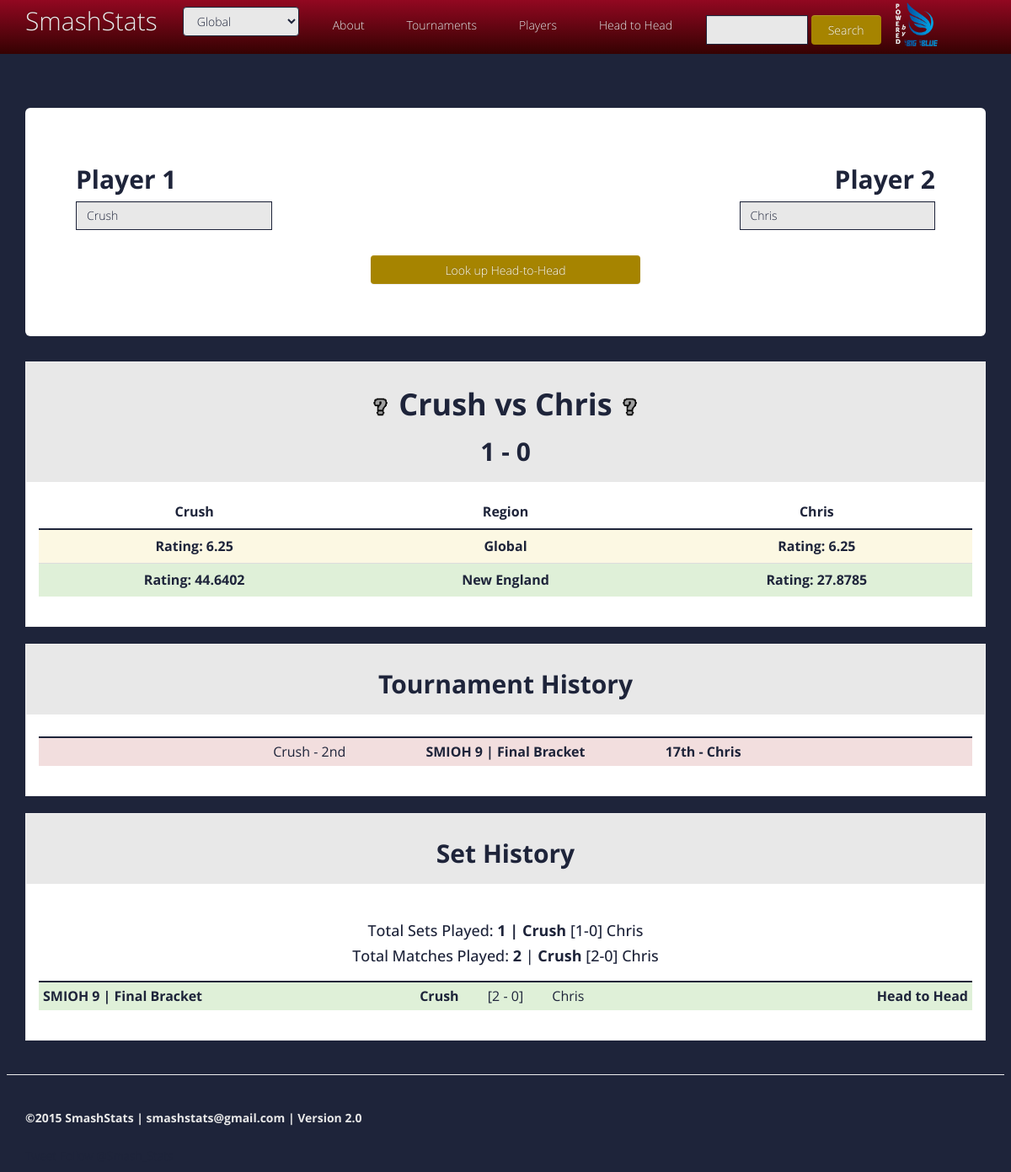
/head_to_head?tag1=Crush&tag2=Chris, run on the app's committed database.
### app/models.py (models this page shows, shortened)
class User(db.Model):
  __tablename__ = 'user'
  id = db.Column(db.Integer, primary_key=True)
  tag = db.Column(db.String(128), index=True, unique=True)
  region_id = db.Column(db.Integer, db.ForeignKey('region.id'))
  trueskills = db.relationship("TrueSkill", order_by='TrueSkill.id', backref='user')
  characters = db.relationship("Character",
                              secondary=characters,
                              backref=db.backref("users", lazy="dynamic"),
                              lazy='dynamic')

class Tournament(db.Model):
  __tablename__ = 'tournament'
  id = db.Column(db.Integer, primary_key=True)
  parent_id = db.Column(db.Integer, db.ForeignKey('tournament_header.id'))
  official_title =  db.Column(db.String(256), index=True)
  host = db.Column(db.String(128), index=True)
  url = db.Column(db.String(256), index=True)
  public_url = db.Column(db.String(256), index=True)
  entrants = db.Column(db.Integer)
  bracket_type = db.Column(db.String(128), index=True)
  game_type = db.Column(db.String(128), index=True)
  date = db.Column(db.Date)
  name = db.Column(db.String(256), index=True)
  region_id = db.Column(db.Integer, db.ForeignKey('region.id'))
  sets = db.relationship("Set", backref="tournament")
  def __repr__(self):
    return '<tournament: %s, region: %s, title: %s, host: %s, url: %s, public_url: %s, entrants: %s, bracket_type: %s, game_type: %s, date: %s, name: %s, sets: %s>' \
    % (self.name, self.region, self.official_title, self.host, self.url, self.public_url, self.entrants, self.bracket_type, self.game_type, self.date, self.name, len(self.sets))

### app/views.py (the view, shortened to what this page needs)
@app.route('/head_to_head', methods=['GET', 'POST'])
def head_to_head():
  form = HeadToHead()
  tag1 = request.args.get('tag1')
  tag2 = request.args.get('tag2')
  user1 = request.args.get('user1')
  user2 = request.args.get('user2')
  user1_set_win_count = request.args.get('user1_set_win_count')
  user2_set_win_count = request.args.get('user2_set_win_count')
  user1_match_win_count = request.args.get('user1_match_win_count')
  user2_match_win_count = request.args.get('user2_match_win_count')
  user1_score_matches_won = request.args.get('user1_score_matches_won')
  user2_score_matches_won = request.args.get('user2_score_matches_won')
  h2h_sets_played = request.args.get('h2h_sets_played')
  h2h_matches_played = request.args.get('h2h_matches_played')
  h2h_stages_played = request.args.get('h2h_stages_played')
  mutual_tournaments = request.args.get('mutual_tournaments')
  all_sets = []
  all_matches = 0
  if 'tag1' in request.args and 'tag2' in request.args:
    user1 = User.query.filter(User.tag==tag1).first()
    user2 = User.query.filter(User.tag==tag2).first()
    h2h_sets_played = h2h_get_sets_played(user1, user2)
    user1_set_win_count = len(h2h_get_sets_won(user1, user2))
    user2_set_win_count = len(h2h_get_sets_won(user2, user1))
    h2h_matches_played = h2h_get_matches_played(h2h_sets_played)
    user1_matches_won = h2h_get_matches_won(user1, user2, h2h_matches_played)
    user2_matches_won = h2h_get_matches_won(user2, user1, h2h_matches_played)
    user1_match_win_count = len(user1_matches_won)
    user2_match_win_count = len(user2_matches_won)
    h2h_stages_played = h2h_get_stages_played(h2h_matches_played)
    user1_score_matches_won = 0
    user2_score_matches_won = 0
    for set in h2h_sets_played:
      if set.winner_tag == tag1:
        user1_score_matches_won += set.winner_score
        user2_score_matches_won += set.loser_score
      else:
        user2_score_matches_won += set.winner_score
        user1_score_matches_won += set.loser_score
    mutual_tournaments = h2h_get_mutual_tournaments(user1, user2)
    if request.method == 'GET':
      form.user1.data = tag1 # populates the user1 field (in forms.py) with tag1
      form.user2.data = tag2
  return render_template("head_to_head.html",
                        title="Head to Head",
                        tag1=tag1,
                        tag2=tag2,
                        user1=user1,
                        user2=user2,
                        user1_set_win_count=user1_set_win_count,
                        user2_set_win_count=user2_set_win_count,
                        user1_match_win_count=user1_match_win_count,
                        user2_match_win_count=user2_match_win_count,
                        user1_score_matches_won=user1_score_matches_won,
                        user2_score_matches_won=user2_score_matches_won,
                        h2h_sets_played=h2h_sets_played,
                        h2h_matches_played=h2h_matches_played,
                        h2h_stages_played=h2h_stages_played,
                        mutual_tournaments=mutual_tournaments,
                        form=form)

### app/forms.py
class SearchForm(Form):
  search = StringField('search', validators=[InputRequired()])

class RegionSelect(Form):
  region_name = SelectField('region_name', choices=regionlist, coerce=str)

### app/models.py (called while the page is built)
  def __str__(self):
    return self.region

  def __repr__(self):
    return '<TournamentHeader: %s, region: %s, title: %s, host: %s, url: %s, entrants: %s, game_type: %s, date: %s, name: %s, sub_tournaments: %s' \
    % (self.name, self.region, self.official_title, self.host, self.url, self.entrants, self.game_type, self.date, self.name, self.sub_tournaments)

### app/views.py (called while the page is built)
@app.before_request
def before_request():
  g.search_form = SearchForm()
  if 'region_name' in session:
    g.region = session['region_name']
  else:
    g.region = "Global"
  g.region_form = RegionSelect(region_name=g.region)

### h2h_stats_functions.py (called while the page is built)
def h2h_get_mutual_tournaments(user1, user2):
  user1_placements = get_placement_info(user1)
  user2_placements = get_placement_info(user2)
  mutual_tournaments = []
  for user1_placement in user1_placements:
    mutual_tournament = next((user2_placement for user2_placement in user2_placements if user1_placement.tournament_name==user2_placement.tournament_name), None)
    if mutual_tournament is not None:
      mutual_tournaments.append([user1_placement, mutual_tournament])
  return mutual_tournaments

def get_placement_info(user):
  user_placements_sorted = sort_placementlist(user.tournament_assocs)
  placings = []
  for tournament_placement in user_placements_sorted:
    user_placement = UserPlacements(tournament_placement.tournament.name)
    user_placement.tournament = tournament_placement.tournament
    user_placement.placement = convert_placement(tournament_placement.placement)
    placings.append(user_placement)
  return placings

def h2h_get_sets_played(user1, user2):
  user1_won_sets = h2h_get_sets_won(user1, user2)
  user2_won_sets = h2h_get_sets_won(user2, user1)
  h2h_sets_played = user1_won_sets + user2_won_sets
  h2h_sets_played = sort_setlist(h2h_sets_played)
  return h2h_sets_played

def h2h_get_sets_won(winner, loser):
	sets_won = Set.query.filter(and_(Set.winner_tag==winner.tag, Set.loser_tag==loser.tag)).all()
	return sets_won

def h2h_get_matches_played(h2h_sets_played):
	h2h_matches_played = []
	for set in h2h_sets_played:
		h2h_matches_played += set.matches
	return h2h_matches_played

def h2h_get_matches_won(winner, loser, h2h_matches_played):
	won_matches = []
	for match in h2h_matches_played:
		if match.winner == winner.tag:
			won_matches.append(match)
	return won_matches

### app/templates/head_to_head.html (shortened to what this page needs)
{% extends "base.html" %}
{% block content %}
<div class="container">
  <br>
  <br>
  <header class="jumbotron">
  <form action="" method="post" name="head_to_head">
    <div class="row">
      <div class="col-md-6 col-xs-6">
        <h2 class="text-left"><b>Player 1</b></h2>
      </div>
      <div class="col-md-6 col-xs-6">
        <h2 class="text-right"><b>Player 2</b></h2>
      </div>
    </div>
    <div class="row">
      <div class="col-md-3 col-xs-5">
        <div class="text-left">{{ form.user1(size=15, class="form-control") }}</div>
      </div>
      <div class="col-md-offset-6 col-md-3 col-xs-offset-2 col-xs-5">
        <div class="text-right">{{ form.user2(size=15, class="form-control") }}</div>
      </div>
    </div>
    <div class="row">
      <div class="col-md-4 col-md-offset-4 col-xs-8 col-xs-offset-2">
        <div class="text-center"><input class="btn-primary form-control" type="submit" value="Look up Head-to-Head"></div>
      </div>
    </div>
  </header>
    {% if tag1 != None and tag2 != None %}
    <div class="panel panel-default">
    <div class="panel-heading">
      <h1><b>
        {% if user1.main %} {% set character_name = user1.main %}
        {% else %}{% set character_name = "Unknown" %}
        {% endif %}
        {% include 'char_icon.html' %}
        {{user1.tag}}
        vs
        {% if user2.main %} {% set character_name = user2.main %}
        {% else %} {% set character_name = "Unknown" %}
        {% endif %}
        {{user2.tag}}
        {% include 'char_icon.html' %}
      </b></h1>
      <h2><b>{{user1_set_win_count}} - {{user2_set_win_count}}</b></h2>
    </div>
    <div class="panel-body">
    <table class="table bootstrap-datatable">
      <thead>
        <th class="col-sm-4 text-center">{{user1.tag}}</th>
        <th class="col-sm-4 text-center">Region</th>
        <th class="col-sm-4 text-center">{{user2.tag}}</th>
      </thead>
      <tbody>
        {% if user1.region == user2.region %}
          {% for i in range(user1.trueskills|length) %}
            {% if user1.trueskills[i].cons_mu>user2.trueskills[i].cons_mu %}
              <tr class="success">
            {% elif user1.trueskills[i].cons_mu==user2.trueskills[i].cons_mu %}
              <tr class="warning">
            {% else %}
              <tr class="danger">
            {% endif %}
            <th class="col-sm-4 text-center"><b>Rating: {{user1.trueskills[i].cons_mu|round(4, 'common')}}  </b></th>
            <th class="col-sm-4 text-center"><b>{{user1.trueskills[i].region}}</b></th>
            <th class="col-sm-4 text-center"><b>Rating: {{user2.trueskills[i].cons_mu|round(4, 'common')}}  </b></th>
          </tr>
          {% endfor %}
        {% endif %}
      </tbody>
      </table>
      </div>
    </div>
    <div class="panel panel-default">
    <div class="panel-heading">
      <h2><b> Tournament History </b></h2>
    </div>
    <div class="panel-body">
    <table class="table bootstrap-datatable table-condensed table-striped table-hover">
      <thead>
        <tr>
          <th></th>
          <th></th>
          <th></th>
        </tr>
      </thead>
      <tbody>
        {% for tournament in mutual_tournaments %}
          {% if tournament[0].placement < tournament[1].placement %}
            <tr class="success">
              <td class="col-sm-4 text-right"><b><a href="{{url_for("user", tag=tag1)}}">{{tag1}}</a> - {{tournament[0].placement}}</td></b>
          {% elif tournament[0].placement == tournament[1].placement %}
            <tr class="warning">
              <td class="col-sm-4 text-right"><b><a href="{{url_for("user", tag=tag1)}}">{{tag1}}</a> - {{tournament[0].placement}}</td></b>
          {% else %}
            <tr class="danger">
              <td class="col-sm-4 text-right"><a href="{{url_for("user", tag=tag1)}}">{{tag1}}</a> - {{tournament[0].placement}}</td>
          {% endif %}
            <td class="col-sm-4 text-center"><b><a href="{{ url_for("tournament", tournament_header=tournament[0].tournament.header, sub_tournament=tournament[0].tournament.name)}}">{{tournament[0].tournament_name}}</b></td>
          {% if tournament[0].placement >= tournament[1].placement %}
            <td class="col-sm-4 text-left"><b><a href="{{url_for("user", tag=tag2)}}">{{tournament[1].placement}} - {{tag2}}</b></a></td></tr>
          {% else %}
            <td class="col-sm-4 text-left"><a href="{{url_for("user", tag=tag2)}}">{{tournament[1].placement}} - {{tag2}}</a></td></tr>
          {% endif %}
        {% endfor %}
      </tbody>
    </table>
    </div>
  </div>
    <div class="panel panel-default">
    <div class="panel-heading">
      <h2><b> Set History </b></h2>
    </div>
    <div class="panel-body">
    <table class="table bootstrap-datatable table-condensed table-striped table-hover">
      <thead>
        <tr>
          <h4 class="col-sm-12 text-center">Total Sets Played: <b>{{user1_set_win_count + user2_set_win_count}} |</b>
            {% if user1_set_win_count >= user2_set_win_count %}
              <b>{{tag1}}</b> [{{user1_set_win_count}}-{{user2_set_win_count}}] {{tag2}}
            {% elif user1_set_win_count == user2_set_win_count %}
              <b>{{tag1}}</b> [{{user1_set_win_count}}-{{user2_set_win_count}}] <b>{{tag2}}</b>
            {% else %}
              {{tag1}} [{{user1_set_win_count}}-{{user2_set_win_count}}] <b>{{tag2}}</b>
            {% endif %}
          </h4>
          <h4 class="text-center">Total Matches Played: <b>{{h2h_matches_played|length + user1_score_matches_won +  user2_score_matches_won}}</b> |
            {% if user1_match_win_count + user1_score_matches_won > user2_match_win_count + user2_score_matches_won %}
              <b>{{tag1}}</b> [{{user1_match_win_count + user1_score_matches_won}}-{{user2_match_win_count + user2_score_matches_won}}] {{tag2}}</h4>
            {% elif user1_match_win_count + user1_score_matches_won == user2_match_win_count + user2_score_matches_won %}
              <b>{{tag1}}</b> [{{user1_match_win_count + user1_score_matches_won}}-{{user2_match_win_count + user2_score_matches_won}}] <b>{{tag2}}</b>
            {% else %}
              {{tag1}} [{{user1_match_win_count + user1_score_matches_won}}-{{user2_match_win_count + user2_score_matches_won}}] <b>{{tag2}}</b>
            {% endif %}
          <th></th>
          <th></th>
          <th></th>
          <th></th>
          <th></th>
        </tr>
      </thead>
      <tbody>
        {% for set in h2h_sets_played %}
      	  {% include 'set.html' %}
        {% endfor %}
      </tbody>
    </table>
    </div>
  </div>
    {% endif %}
</div>
{% endblock %}

### app/static/enno/css/style.css (style rules this page uses)
body { font-family:'Open Sans', Arial, sans-serif; font-size:14px; font-weight:300; line-height:1.6em; color:#1E243A; background-color:#1E243A; }
hi,h2,h3,h4,h5,h6 { color:#1E243A; line-height:1.1em; }
a { text-decoration:none; transition: all 0.1s ease-in-out; -moz-transition: all 0.1s ease-in-out; -webkit-transition: all 0.1s ease-in-out; -o-transition: all 0.1s ease-in-out; outline: none; color:#1E243A; }
.text-center { text-align:center; margin-top:30px; }
.btn-primary { padding: 8px 20px; background: #eb9316; color: #fff; border:none; margin-top: 10px; }
.panel { margin-top:20px; margin-bottom: 20px; background-color: #fff; border:#eee 1px solid transparent; border-radius: 0; -webkit-box-shadow: none; box-shadow: none; }
.panel-heading { padding: 10px 15px; border-bottom: 1px solid transparent; border-top-left-radius: 0; border-top-right-radius: 0; text-align:center; }
.panel-default { border-color: #eee; border-bottom-color:#eee; }
.panel-default > .panel-heading { color: #1E243A; background-color: #36CBD4; border-color: #fff; }
.inner-footer ul li,a { list-style:none; }

### app/static/enno/css/overwrite.css (style rules this page uses)
select, textarea, input[type="text"], input[type="password"], input[type="datetime"], input[type="datetime-local"], input[type="date"], input[type="month"], input[type="time"], input[type="week"], input[type="number"], input[type="email"], input[type="url"], input[type="search"], input[type="tel"], input[type="color"], .uneditable-input { -webkit-border-radius: 0; -moz-border-radius: 0; border-radius: 0; }

### data on the page
User: tag "Crush"
User: tag "Chris"
Tournament: name "SMIOH 9 | Final Bracket"

### other printed values
{{ user1_set_win_count }} "1"
{{ user2_set_win_count }} "0"
{{ user1.trueskills[i].cons_mu|round(4, 'common') }} "6.25" "44.6402"
{{ user1.trueskills[i].region }} "Global" "New England"
{{ user2.trueskills[i].cons_mu|round(4, 'common') }} "6.25" "27.8785"
{{ tag1 }} "Crush"
{{ tournament[0].placement }} "2nd"
{{ tournament[1].placement }} "17th"
{{ tag2 }} "Chris"
{{ user1_set_win_count + user2_set_win_count }} "1"
{{ user1_match_win_count + user1_score_matches_won }} "2"
{{ user2_match_win_count + user2_score_matches_won }} "0"
{{ set.tournament_name }} "SMIOH 9 | Final Bracket"
{{ set.winner_tag }} "Crush"
{{ set.winner_score }} "2"
